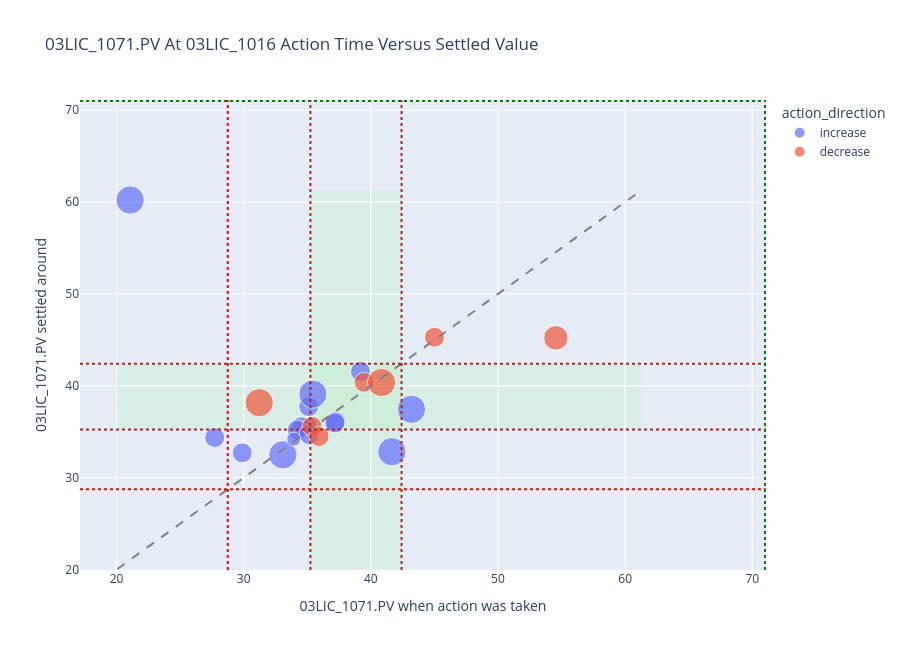

Here is the notebook cell this chart was saved with:
### Code cell
# ── Visual 1: Action PV vs settled PV, with operating limits ───────────
plot_df = response_df[response_df['source_tag'] == '03LIC_1016'].dropna(subset=['pv_at_action', 'settled_pv']).copy()

fig = px.scatter(
    plot_df,
    x='pv_at_action',
    y='settled_pv',
    color='action_direction',
    size='abs_op_delta',
    hover_data=[
        'source_tag', 'event_time', 'change_type', 'op_delta',
        'response_time_mins', 'settling_time_mins', 'action_zone',
        'settled_zone', 'movement_towards_limits'
    ],
    title='03LIC_1071.PV At 03LIC_1016 Action Time Versus Settled Value',
    labels={
        'pv_at_action': '03LIC_1071.PV when action was taken',
        'settled_pv': '03LIC_1071.PV settled around',
        'abs_op_delta': '|OP change|'
    }
)

min_axis = min(plot_df['pv_at_action'].min(), plot_df['settled_pv'].min(), TARGET_LOWER_LIMIT) - 1
max_axis = max(plot_df['pv_at_action'].max(), plot_df['settled_pv'].max(), TARGET_UPPER_LIMIT) + 1

fig.add_shape(
    type='rect',
    x0=min_axis, x1=max_axis,
    y0=TARGET_LOWER_LIMIT, y1=TARGET_UPPER_LIMIT,
    fillcolor='lightgreen', opacity=0.15, line_width=0,
    layer='below'
    )
fig.add_shape(
    type='rect',
    x0=TARGET_LOWER_LIMIT, x1=TARGET_UPPER_LIMIT,
    y0=min_axis, y1=max_axis,
    fillcolor='lightgreen', opacity=0.15, line_width=0,
    layer='below'
    )
fig.add_shape(
    type='line',
    x0=min_axis, y0=min_axis, x1=max_axis, y1=max_axis,
    line=dict(color='gray', dash='dash')
    )
fig.add_hline(y=TARGET_LOWER_LIMIT, line_dash='dot', line_color='firebrick')
fig.add_hline(y=TARGET_UPPER_LIMIT, line_dash='dot', line_color='firebrick')
fig.add_hline(y=71, line_dash='dot', line_color='green')
fig.add_hline(y=28.75, line_dash='dot', line_color='red')
fig.add_vline(x=28.75, line_dash='dot', line_color='red')
fig.add_vline(x=TARGET_LOWER_LIMIT, line_dash='dot', line_color='firebrick')
fig.add_vline(x=TARGET_UPPER_LIMIT, line_dash='dot', line_color='firebrick')
fig.add_vline(x=71, line_dash='dot', line_color='green')

fig.update_layout(height=650)
fig.show()

### Figure 1 — Plotly figure (JSON) as saved in the notebook; plotly's stock layout.template omitted (floating-point values rounded to 4 significant figures; data arrays with more than 128 entries replaced by an {"elided": "..."} marker saying what was removed)
{"data": [{"customdata": {"elided": "16x9 mixed values"}, "hovertemplate": "action_direction=increase<br>03LIC_1071.PV when action was taken=%{x}<br>03LIC_1071.PV settled around=%{y}<br>|OP change|=%{marker.size}<br>source_tag=%{customdata[0]}<br>event_time=%{customdata[1]}<br>change_type=%{customdata[2]}<br>op_delta=%{customdata[3]}<br>response_time_mins=%{customdata[4]}<br>settling_time_mins=%{customdata[5]}<br>action_zone=%{customdata[6]}<br>settled_zone=%{customdata[7]}<br>movement_towards_limits=%{customdata[8]}<extra></extra>", "legendgroup": "increase", "marker": {"color": "#636efa", "size": [0.99, 1.0, 1.0, 2.0, 2.0, 2.0, 0.5, 1.0, 1.0, 2.0, 1.0, 1.0, 1.0, 0.5, 1.0, 2.0], "sizemode": "area", "sizeref": 0.005, "symbol": "circle"}, "mode": "markers", "name": "increase", "orientation": "v", "showlegend": true, "type": "scatter", "x": [29.89, 27.72, 37.23, 43.2, 41.65, 33.08, 35.22, 35.12, 37.18, 35.44, 34.55, 34.22, 35.13, 33.94, 39.19, 21.07], "xaxis": "x", "y": [32.71, 34.38, 36.13, 37.45, 32.83, 32.5, 35.82, 37.75, 35.97, 39.1, 35.55, 35.2, 34.71, 34.2, 41.56, 60.23], "yaxis": "y"}, {"customdata": [["03LIC_1016", "2022-03-28T07:53:42.202900", "SP", -1, 1, 3, "within_limits", "within_limits", 0], ["03LIC_1016", "2022-04-10T08:10:32.657300", "SP", -2, 1, 15, "below_lower_limit", "within_limits", 4.029], ["03LIC_1016", "2022-07-14T17:00:19.303400", "SP", -1, 1, 33, "within_limits", "below_lower_limit", -0.7617], ["03LIC_1016", "2022-08-12T18:17:33.803500", "SP", -1.5, 1, 20, "above_upper_limit", "above_upper_limit", 9.333], ["03LIC_1016", "2022-12-11T22:23:27.157400", "SP", -1, 1, 26, "within_limits", "within_limits", 0], ["03LIC_1016", "2023-07-31T08:15:51.305900", "SP", -2, 14, 3, "within_limits", "within_limits", 0], ["03LIC_1016", "2024-12-03T06:42:58.367500", "SP", -1, 1, 39, "above_upper_limit", "above_upper_limit", -0.2878]], "hovertemplate": "action_direction=decrease<br>03LIC_1071.PV when action was taken=%{x}<br>03LIC_1071.PV settled around=%{y}<br>|OP change|=%{marker.size}<br>source_tag=%{customdata[0]}<br>event_time=%{customdata[1]}<br>change_type=%{customdata[2]}<br>op_delta=%{customdata[3]}<br>response_time_mins=%{customdata[4]}<br>settling_time_mins=%{customdata[5]}<br>action_zone=%{customdata[6]}<br>settled_zone=%{customdata[7]}<br>movement_towards_limits=%{customdata[8]}<extra></extra>", "legendgroup": "decrease", "marker": {"color": "#EF553B", "size": [1.0, 2.0, 1.0, 1.5, 1.0, 2.0, 1.0], "sizemode": "area", "sizeref": 0.005, "symbol": "circle"}, "mode": "markers", "name": "decrease", "orientation": "v", "showlegend": true, "type": "scatter", "x": [35.38, 31.22, 35.93, 54.55, 39.47, 40.84, 45.0], "xaxis": "x", "y": [35.58, 38.16, 34.49, 45.22, 40.38, 40.37, 45.29], "yaxis": "y"}], "layout": {"height": 650, "legend": {"itemsizing": "constant", "title": {"text": "action_direction"}, "tracegroupgap": 0}, "shapes": [{"fillcolor": "lightgreen", "layer": "below", "line": {"width": 0}, "opacity": 0.15, "type": "rect", "x0": 20.07, "x1": 61.23, "y0": 35.25, "y1": 42.41}, {"fillcolor": "lightgreen", "layer": "below", "line": {"width": 0}, "opacity": 0.15, "type": "rect", "x0": 35.25, "x1": 42.41, "y0": 20.07, "y1": 61.23}, {"line": {"color": "gray", "dash": "dash"}, "type": "line", "x0": 20.07, "x1": 61.23, "y0": 20.07, "y1": 61.23}, {"line": {"color": "firebrick", "dash": "dot"}, "type": "line", "x0": 0, "x1": 1, "xref": "x domain", "y0": 35.25, "y1": 35.25, "yref": "y"}, {"line": {"color": "firebrick", "dash": "dot"}, "type": "line", "x0": 0, "x1": 1, "xref": "x domain", "y0": 42.41, "y1": 42.41, "yref": "y"}, {"line": {"color": "green", "dash": "dot"}, "type": "line", "x0": 0, "x1": 1, "xref": "x domain", "y0": 71, "y1": 71, "yref": "y"}, {"line": {"color": "red", "dash": "dot"}, "type": "line", "x0": 0, "x1": 1, "xref": "x domain", "y0": 28.75, "y1": 28.75, "yref": "y"}, {"line": {"color": "red", "dash": "dot"}, "type": "line", "x0": 28.75, "x1": 28.75, "xref": "x", "y0": 0, "y1": 1, "yref": "y domain"}, {"line": {"color": "firebrick", "dash": "dot"}, "type": "line", "x0": 35.25, "x1": 35.25, "xref": "x", "y0": 0, "y1": 1, "yref": "y domain"}, {"line": {"color": "firebrick", "dash": "dot"}, "type": "line", "x0": 42.41, "x1": 42.41, "xref": "x", "y0": 0, "y1": 1, "yref": "y domain"}, {"line": {"color": "green", "dash": "dot"}, "type": "line", "x0": 71, "x1": 71, "xref": "x", "y0": 0, "y1": 1, "yref": "y domain"}], "title": {"text": "03LIC_1071.PV At 03LIC_1016 Action Time Versus Settled Value"}, "xaxis": {"anchor": "y", "domain": [0, 1], "title": {"text": "03LIC_1071.PV when action was taken"}}, "yaxis": {"anchor": "x", "domain": [0, 1], "title": {"text": "03LIC_1071.PV settled around"}}}}
